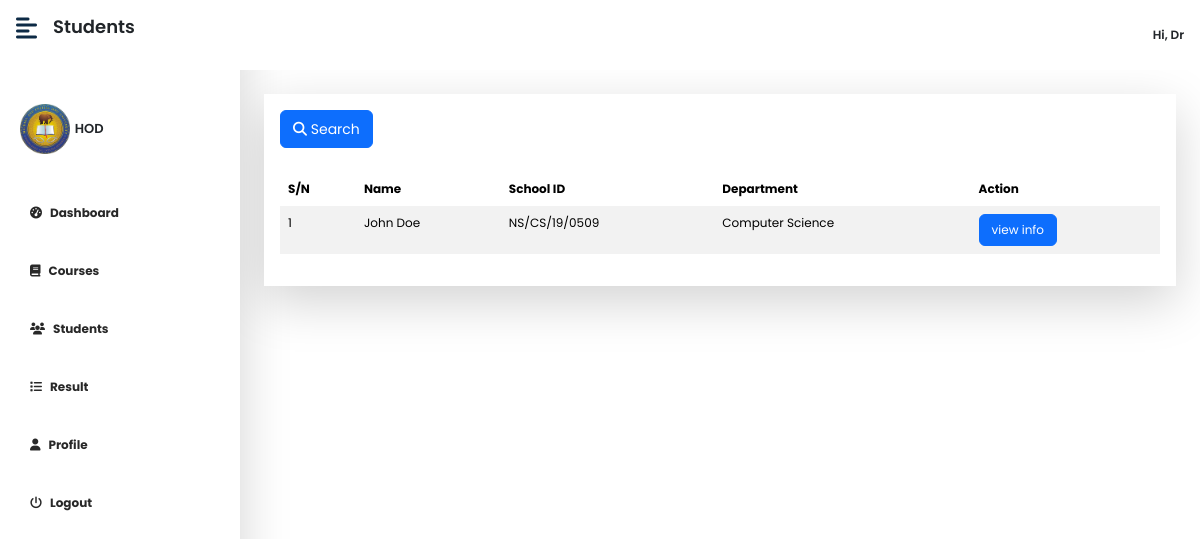
/hod/view/students (signed in), run on the app's committed database.
### tables this page shows
CREATE TABLE `hod_tb` (
  `id` int(11) NOT NULL,
  `fname` varchar(200) NOT NULL,
  `lname` varchar(200) NOT NULL,
  `email` varchar(150) NOT NULL,
  `image` text DEFAULT NULL,
  `faculty` varchar(50) NOT NULL,
  `school_id` varchar(50) NOT NULL,
  `password` longtext NOT NULL
);

CREATE TABLE `students_tb` (
  `id` int(11) NOT NULL,
  `fname` text NOT NULL,
  `lname` text NOT NULL,
  `email` varchar(200) NOT NULL,
  `school_id` varchar(100) NOT NULL,
  `level` int(11) NOT NULL,
  `faculty` varchar(200) DEFAULT NULL,
  `dept` varchar(200) DEFAULT NULL,
  `image` text DEFAULT NULL,
  `password` longtext NOT NULL,
  `date` timestamp NOT NULL DEFAULT current_timestamp() ON UPDATE current_timestamp()
);

### hod/view/students.php (the view, shortened to what this page needs)
<?php
if(isset($_SESSION['hodID'])) {
    require '../../configs/dbh.inc.php';
?>
<!DOCTYPE html>
<html lang="en">
<head>
    <?php include '../../includes/links&scripts.php'; ?>
</head>
<body>
<div class="d-flex" id="wrapper">
        <?php include 'includes/sidebar.php';?>
        <div id="page-content-wrapper">
        <nav class="navbar navbar-expand-lg navbar-light d-flex bg-white fixed-top py-3 px-3" style="justify-content:space-between;">
               <div class="d-flex">
                    <div><i class="fas fa-align-left fs-4 me-3" style="color:#0d2a45ff;" id="menu-toggle"></i></div>
                    <div><p class="display-6" style="font-size: large;font-weight:600;">Students</p></div>
               </div>
               <?php include 'includes/hodnavbar.php';?>
            <div class="container-fluid px-4 py-4">
                <div class=" mt-3 shadow-lg " style="overflow:hidden">
                        <div class="p-3 bg-white">
                            <div>
                            <a href="#" class="btn btn-primary mb-4" style="color:#fff;" data-bs-toggle="modal" data-bs-target="#myModal"><small><i class="fa fa-search"></i> Search</small></a>
<?php
             $sql = "SELECT id, fname, lname, school_id, dept, faculty  FROM students_tb WHERE  faculty = '{$faculty}' ORDER BY id DESC";
             $result = mysqli_query($con, $sql);
             $num = 1;
             if(mysqli_num_rows($result) > 0) {?>
             <div class="table-responsive">
                            <table class="table table-striped table-borderless ">
                                    <thead>
                                        <tr>
                                        <th scope="col">S/N</th>
                                        <th scope="col">Name</th>
                                        <th scope="col">School ID</th>
                                        <th scope="col">Department</th>
                                        <th scope="col">Action</th>
                                        </tr>
                                    </thead>
                                    <tbody>
                                    <?php
                                            while($row = mysqli_fetch_array($result)) {
                                    ?>
                                        <tr>
                                            <td><?php echo $num++;?></td>
                                            <td><?php echo $row['fname'] . ' ' . $row['lname'];?></td>
                                            <td><?php echo strtoupper($row['school_id']);?></td>
                                            <td><?php echo $row['dept'];?></td>
                                            <td>
                                                <a href="viewstudent?id=<?php echo $row['id'];?>" class="btn btn-primary" style="font-size:12px;">  view info </a>
                                            </td>
                                        </tr>
                                        <?php } ?>
                                    </tbody>
                                    </table>
                                    </div>
                                <?php
                                } else {
                                ?>
                                    <div class="alert alert-danger" role="alert">
                                        Students will show here
                                    </div>
                                <?php
                                }
                            ?>
                                </div>
                            </div>
                        </div>
                    </div>
                </div>
            </div>
</body>
</html>
<?php } else {
    header('Location: index');
}
?>

### hod/view/includes/hodnavbar.php (shortened to what this page needs)
<?php
    $id = $_SESSION['hodID'];
    $sql = "SELECT id, fname, lname, school_id, faculty, email, image FROM hod_tb WHERE id = {$id}";
    $result = mysqli_query($con, $sql);
    $row = mysqli_fetch_assoc($result);
    $faculty = $row['faculty'];
?>
<div class="d-flex" style="gap:1rem;align-items:center;">
                    <div>
                    <div class="dropdown">
  <span id="dropbtn" style="font-weight:600" class="dropbtn"><i class="fa fa-user-o" style="font-size:large;"></i> Hi, <?php echo ucfirst($row['fname']);?></span>
</div>
               </div>
            </nav>
            <br><br><br>

### assets/css/dashboard.css (style rules this page uses)
:root { --main-bg-color: #009d63!important; --main-text-color: #009d63!important; --second-text-color: #ffffff!important; --second-bg-color: #ffffff!important; }
#wrapper { overflow-x: hidden!important; background: #fff!important; }
#page-content-wrapper { min-width: 100vw!important; overflow-y: scroll!important; height: 100vh!important; }
#menu-toggle { cursor: pointer!important; }
@media (min-width: 768px) { #page-content-wrapper { min-width: 0!important; width: 100%!important; } }

### assets/css/main.css (style rules this page uses)
* { box-sizing: border-box; margin: 0; }
body { font-family: "Poppins", Sans-serif !important; transition: .5s; background-color: #fff !important; font-size: 12px !important; }
#dropbtn { padding: 0px; border: none; cursor: pointer; }
.dropdown { float: right; position: relative; display: inline-block; }

### data on the page
hod_tb: fname "Dr"
students_tb: fname "John", lname "Doe", school "NS/CS/19/0509", dept "Computer Science"
